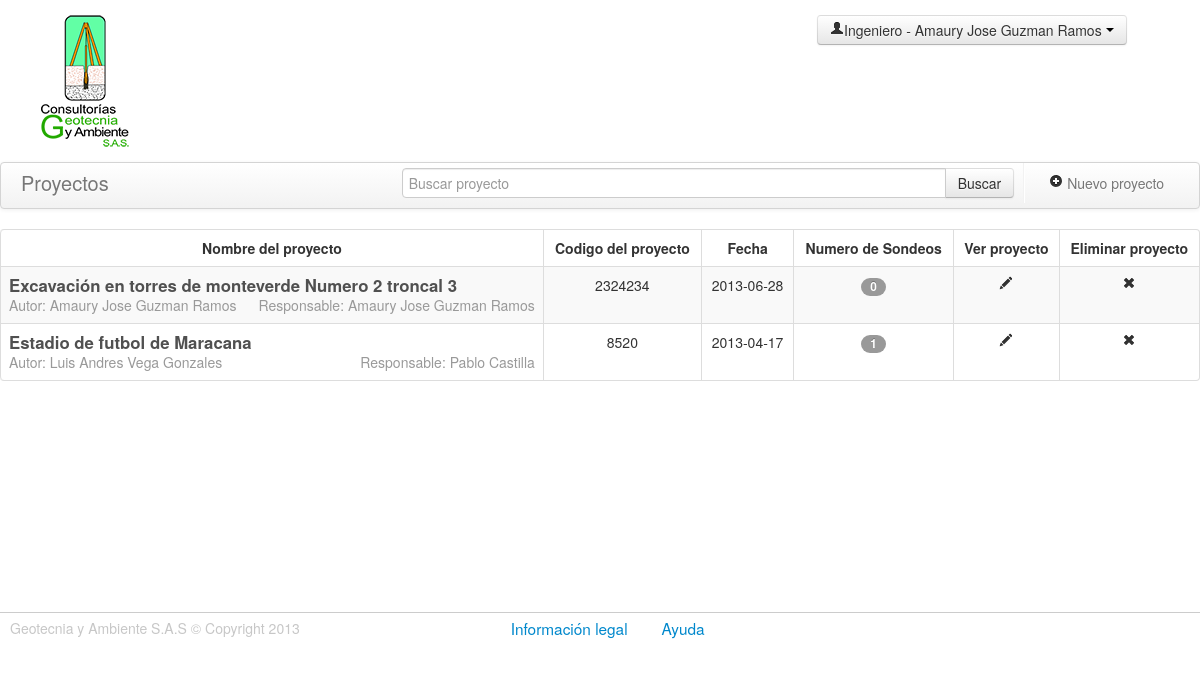
The app's page /proyectos.php (signed in) with its own data.
### tables this page shows
CREATE TABLE IF NOT EXISTS `usuarios` (
  `id_usuario` int(30) NOT NULL AUTO_INCREMENT COMMENT 'Id del usuario',
  `cedula` int(30) NOT NULL COMMENT 'Cedula de los usuarios del sistema\r\n',
  `nombres` varchar(100) NOT NULL COMMENT 'Nombres del usuario',
  `apellidos` varchar(100) NOT NULL COMMENT 'Apellidos usuario',
  `tipo` varchar(100) NOT NULL COMMENT 'Tipo de usuario: Laboratorista , Ingeniero , Administrador.',
  `nombre_usuario` varchar(100) NOT NULL COMMENT 'Nombre de usuario',
  `password` varchar(50) NOT NULL COMMENT 'Contraseña',
  `estado` int(11) NOT NULL,
  PRIMARY KEY (`id_usuario`),
  UNIQUE KEY `cedula` (`cedula`)
);

CREATE TABLE IF NOT EXISTS `proyectos` (
  `id_proyecto` int(30) NOT NULL AUTO_INCREMENT COMMENT 'Id del proyecto\r\n',
  `codigo_proyecto` int(30) NOT NULL COMMENT 'Codigo unico de proyecto',
  `nombre_proyecto` varchar(200) DEFAULT NULL COMMENT 'Nombre del proyecto',
  `lugar` varchar(200) DEFAULT NULL COMMENT 'Lugar donde se realiza el proyecto\r\n',
  `contratista` varchar(100) DEFAULT NULL COMMENT 'Nombre del contratista\r\n',
  `fecha` date NOT NULL COMMENT 'Fecha del proyecto\r\n',
  `fk_id_autor` int(11) NOT NULL,
  `fk_id_responsable` int(19) NOT NULL,
  `estado` int(11) NOT NULL DEFAULT '1',
  PRIMARY KEY (`id_proyecto`),
  UNIQUE KEY `codigo_proyecto` (`codigo_proyecto`),
  KEY `fk_id_autor` (`fk_id_autor`),
  KEY `fk_id_responsable` (`fk_id_responsable`)
);

### includes/usuarios.php (called while the page is built, shortened)
<?php
class usuarios extends DataBase {
	function getUsuariosProyectos() {
		$retorno = false;
		$sql = "SELECT * FROM usuarios where tipo='Ingeniero' ";
		$respuesta = $this->query($sql);
		if ( $respuesta ) {
			$matriz = array();
			while ( $fila = $respuesta->fetch_object() ) {
				$matriz[] = $fila;
			}
			$retorno = $matriz;
		}
		return $retorno;
	}
}
?>

### includes/proyectos.php (called while the page is built, shortened)
<?php
class proyectos extends DataBase {
	function getDatosProyectos( $busqueda = '' ) {
		$retorno = false;
		$sql = "SELECT
					  p.id_proyecto,
					  p.codigo_proyecto,
					  p.nombre_proyecto,
					  p.lugar,
					  p.contratista,
					  p.fecha,
					  p.fk_id_autor,
					  u.Nombres as nombres_autor,
					  u.apellidos as apellidos_autor,
					  p.fk_id_responsable,
					  r.Nombres as nombres_responsable,
					  r.apellidos as apellidos_responsable,
					  (SELECT count(*) FROM sondeos WHERE fk_idproyecto=p.id_proyecto ) AS cantidad
  				FROM
 					  proyectos p,usuarios u,usuarios r
  				where
  				      p.fk_id_autor=u.id_usuario and p.fk_id_responsable=r.id_usuario and p.estado='1'";
		$respuesta = $this->query($sql);
		if ( $respuesta ) {
			$matriz = array();
			while ( $fila = $respuesta->fetch_object() ) {
				$matriz[] = $fila;
			}
			$retorno = $matriz;
		}
		return $retorno;
	}
}
?>

### proyectos.php (the view, shortened to what this page needs)
<?php
  require_once('includes/proyectos.php');
  require_once('includes/usuarios.php');
  $data=$_SESSION['usuario'];
  $usuariosClass = new usuarios();
  $proyectosClass = new proyectos();
  if(isset($_GET['busqueda'])){
    $proyectos = $proyectosClass->getDatosProyectos($_GET['busqueda']);
  }
  else{
    $proyectos = $proyectosClass->getDatosProyectos();
  }
  $usuarios = $usuariosClass->getUsuariosProyectos();
?>
<!DOCTYPE html>
<html class="no-js">
  <head>
    <link rel="stylesheet" href="assets/css/bootstrap.css">
    <link rel="stylesheet" href="assets/css/base.css">
    <link rel="stylesheet" href="assets/css/proyectos.css">
    <link rel="stylesheet" href="http://code.jquery.com/ui/1.10.1/themes/base/jquery-ui.css" />
  </head>
  <body>
    <div class="row-fluid header">
      <div class="span2">
        <a href="proyectos.php">
          <figure class="logo"></figure>
        </a>
      </div>
      <h3 class="span4 header-title"> </h3>
      <div class="btn-group span3 offset2 datos-perfil ">
        <a class="btn dropdown-toggle" data-toggle="dropdown" href="#">
          <span><i class="icon-user"></i><?php echo $data['tipo']." - ".$data['nombres']." ".$data['apellidos']; ?></span>
            <span class="caret"></span>
        </a>
      </div>
    </div>
    <div class="row-fluid cuerpo-proyectos">
      <div class="navbar">
        <div class="navbar-inner">
          <div class="container">
            <a class="brand" id="listar" href="proyectos.php" data-toggle="tooltip" title="Click listar todos los proyectos">Proyectos</a>
            <ul class="nav pull-right">
              <li class="divider-vertical"></li>
              <li>
                <a href="#Nuevoproyecto" role="button"  data-toggle="modal">
                  <i  class="icon-plus-sign"></i> Nuevo proyecto
                </a>
              </li>
            </ul>
            <form id="buscarProyecto" action="proyectos.php" class="navbar-form pull-right ">
              <div class="input-append  input-block-level">
                <input type="text" name='busqueda' placeholder="Buscar proyecto" class="input-xxlarge" >
                <button type="submit" class="btn" >Buscar</button>
              </div>
            </form>
          </div>
        </div>
      </div>
      <table id="proyectos" class="table table-hover table-striped table-bordered ">
        <thead>
          <tr>
            <th>Nombre del proyecto</th>
            <th>Codigo del proyecto</th>
            <th>Fecha</th>
            <th>Numero de Sondeos </th>
            <th>Ver proyecto</th>
            <?php if ( $data['tipo']=='Administrador' || $data['tipo']=='Ingeniero'  ) : ?>
              <th>Eliminar proyecto</th>
            <?php endif ?>
          </tr>
        </thead>
        <tbody>
          <?php if ( count( $proyectos ) ) : ?>
          <?php foreach ( $proyectos as $proyecto ) : ?>
          <tr>
            <td>
              <a  href="sondeos.php?idp=<?php echo $proyecto->id_proyecto; ?>"><span class="pull-left titulo-proyectos brand"><?php echo $proyecto->nombre_proyecto; ?></span></a>
              <br>
              <span class="muted pull-left">Autor: <?php echo $proyecto->nombres_autor.' '.$proyecto->apellidos_autor ?></span>
              <span class="muted pull-right">Responsable: <?php echo $proyecto->nombres_responsable.' '.$proyecto->apellidos_responsable ?></span>
            </td>
            <td><?php echo $proyecto->codigo_proyecto; ?></td>
            <td><?php echo $proyecto->fecha; ?></td>
            <td>
              <span class="badge"><?php echo $proyecto->cantidad; ?></span>
            </td>
            <td>
              <a href="sondeos.php?idp=<?php echo $proyecto->id_proyecto; ?>"><i class="icon-pencil"></i></a>
            </td>
            <?php if ( $data['tipo']=='Administrador' || $data['tipo']=='Ingeniero'  ) : ?>
              <td>
                <a class="eliminarProyecto" href="#"><i class="icon-remove"></i></a>
              </td>
            <?php endif ?>
          </tr>
          <?php endforeach; ?>
          <?php endif ?>
        </tbody>
      </table>
    </div>
    <div class="row-fluid footer ">
      <footer class="span12">
        <p class="copiright span4" >Geotecnia y Ambiente S.A.S &copy; Copyright 2013</p>
        <p class="span6 offset1">
          <a href="#legal" role="button" data-toggle="modal" class="links-footer">Información legal</a>
          <a href="#Ayuda" role="button" data-toggle="modal" class="links-footer">Ayuda</a>
        </p>
      </footer>
    </div>
  </body>
</html>

### assets/css/base.css (style rules this page uses)
.logo { background:url(../img/logo_geotecnia.png) no-repeat; height: 134px; width: 90px; transition:all 0.5s ease-in; }
.header { border-bottom: 1px solid #CCC }
.header-title { margin-top: 100px; font-family: 'Open Sans', sans-serif; font-weight: 500; }
.datos-perfil { margin-top: 15px; }
.copiright { color: #c7c7c7; padding-left: 10px; }
.footer { border-top: 1px solid #CCC; padding: 5px 0 0 0 ; }
a.links-footer { font-size: 1.1em; font-weight: 500; padding-right: 30px; transition:all 0.5s ease-in; }

### assets/css/proyectos.css (style rules this page uses)
.header { border-bottom: none; }
.table td { text-align: center; }
.table th { text-align: center; }
.titulo-proyectos { font-weight:600; font-size: 1.2em; color: #505050; }
.cuerpo-proyectos { min-height:450px; }

### records on screen
usuarios: tipo "Ingeniero", nombres "Amaury Jose", apellidos "Guzman Ramos"
proyectos: nombre_proyecto "Excavación en torres de monteverde Numero 2 troncal 3", fk_id_autor.nombres "Amaury Jose", fk_id_autor.apellidos "Guzman Ramos", codigo_proyecto "2324234", fecha "2013-06-28", cantidad "0"
proyectos: nombre_proyecto "Estadio de futbol de Maracana", fk_id_autor.nombres "Luis Andres", fk_id_autor.apellidos "Vega Gonzales", fk_id_responsable.nombres "Pablo", fk_id_responsable.apellidos "Castilla", codigo_proyecto "8520", fecha "2013-04-17", cantidad "1"
